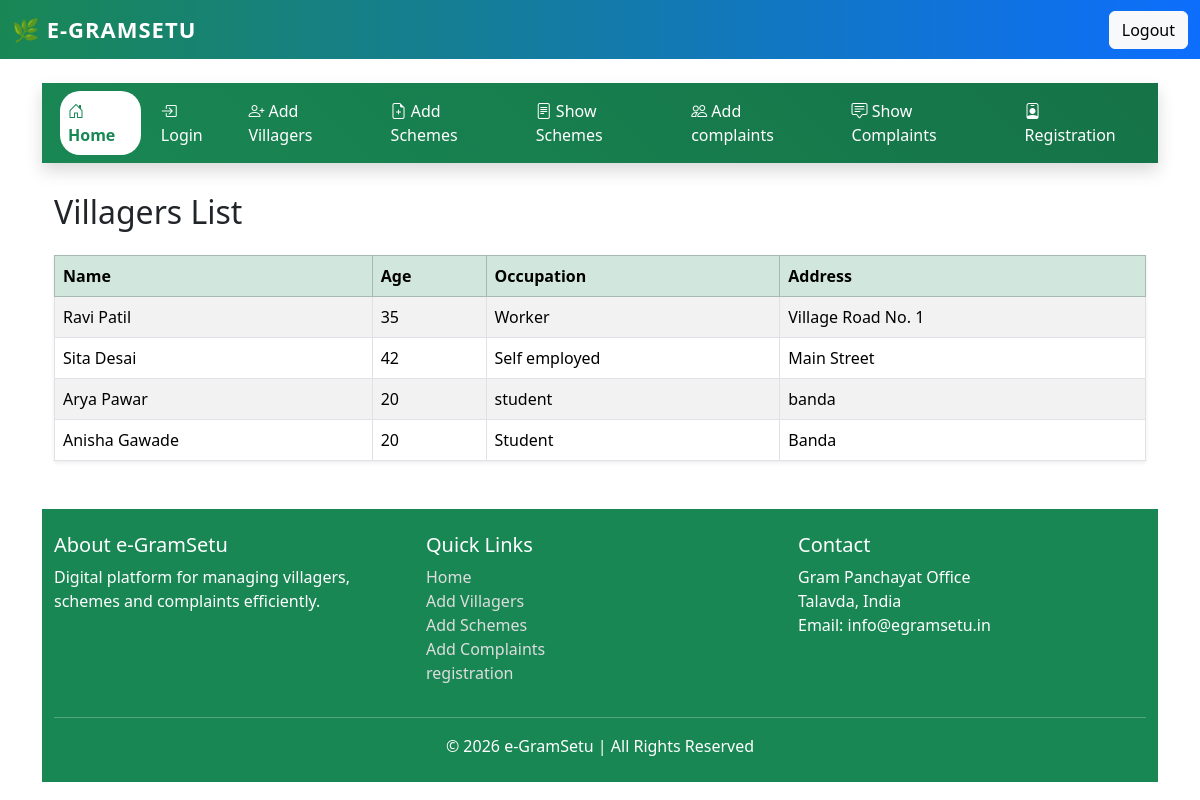
/display_villagers.php, run on the app's committed database.
### tables this page shows
CREATE TABLE `villagers` (
  `id` int(11) NOT NULL,
  `name` varchar(100) NOT NULL,
  `age` int(11) DEFAULT NULL,
  `gender` varchar(10) DEFAULT NULL,
  `address` text DEFAULT NULL,
  `contact_no` varchar(15) DEFAULT NULL,
  `email` varchar(100) DEFAULT NULL,
  `occupation` varchar(100) DEFAULT NULL,
  `date_of_registration` date DEFAULT curdate()
);

### display_villagers.php (the view, shortened to what this page needs)
<?php
include 'config/db.php';
include 'includes/header.php';
?>
<!DOCTYPE html>
<html>
<head>
  <link href="https://cdn.jsdelivr.net/npm/bootstrap@5.3.3/dist/css/bootstrap.min.css" rel="stylesheet">
  <link href="https://cdn.jsdelivr.net/npm/bootstrap-icons/font/bootstrap-icons.css" rel="stylesheet">
</head>
<body>
</head>
<body>
<link href="https://cdn.jsdelivr.net/npm/bootstrap@5.3.2/dist/css/bootstrap.min.css" rel="stylesheet">
<link href="https://cdn.jsdelivr.net/npm/bootstrap-icons/font/bootstrap-icons.css" rel="stylesheet">
<nav class="navbar navbar-expand-lg navbar-dark shadow sticky-top custom-navbar">
  <div class="container">
    <div class="collapse navbar-collapse" id="mainNavbar">
      <ul class="navbar-nav ms-auto align-items-lg-center">
        <li class="nav-item">
          <a class="nav-link active" href="dashboard.php"><i class="bi bi-house-door"></i> Home</a>
        </li>
        <li class="nav-item">
          <a class="nav-link" href="login.php"><i class="bi bi-box-arrow-in-right"></i> Login</a>
        </li>
        <li class="nav-item">
          <a class="nav-link" href="add_villager.php"><i class="bi bi-person-plus"></i> Add Villagers</a>
        </li>
        <li class="nav-item">
          <a class="nav-link" href="add_scheme1.php"><i class="bi bi-file-earmark-plus"></i> Add Schemes</a>
        </li>
        <li class="nav-item">
          <a class="nav-link" href="display_schemes.php"><i class="bi bi-file-text"></i> Show Schemes</a>
        </li>
        <li class="nav-item">
          <a class="nav-link" href="add_complaint.php"><i class="bi bi-people"></i> Add complaints</a>
        </li>
        <li class="nav-item">
          <a class="nav-link" href="display_complaints.php"><i class="bi bi-chat-square-text"></i> Show Complaints</a>
        </li>
        <li class="nav-item">
          <a class="nav-link" href="registartion.php">
            <i class="bi bi-person-badge"></i> Registration
          </a>
        </li>
      </ul>
    </div>
  </div>
</nav>
<div class="container table-container">
  <h2 class="mb-4">Villagers List</h2>
  <table class="table table-bordered table-striped shadow-sm">
    <thead class="table-success">
      <tr>
        <th>Name</th>
        <th>Age</th>
        <th>Occupation</th>
        <th>Address</th>
      </tr>
    </thead>
    <tbody>
    <?php
    $result = $conn->query("SELECT * FROM villagers");
    while ($row = $result->fetch_assoc()) {
        echo "<tr>
                <td>{$row['name']}</td>
                <td>{$row['age']}</td>
                <td>{$row['occupation']}</td>
                <td>{$row['address']}</td>
              </tr>";
    }
    ?>
    </tbody>
  </table>
</div>
<footer class="mt-5">
    <div class="container py-4">
      <div class="row text-center text-md-start">
        <div class="col-md-4">
          <h5>About e-GramSetu</h5>
          <p>Digital platform for managing villagers, schemes and complaints efficiently.</p>
        </div>
        <div class="col-md-4">
          <h5>Quick Links</h5>
          <ul class="list-unstyled">
            <li><a href="#">Home</a></li>
            <li><a href="add_villager.php">Add Villagers</a></li>
            <li><a href="add_scheme.php">Add Schemes</a></li>
            <li><a href="add_complaints.php">Add Complaints</a></li>
            <li><a href="registartion.php">registration </a></li>
          </ul>
        </div>
        <div class="col-md-4">
          <h5>Contact</h5>
          <p>Gram Panchayat Office<br>Talavda, India<br>Email: info@egramsetu.in</p>
        </div>
      </div>
      <hr class="bg-light">
      <div class="text-center">
        © 2026 e-GramSetu | All Rights Reserved
      </div>
    </div>
  </footer>
</body>
</html>

### display_villagers.php (style rules this page uses)
body { background-color: #f8f9fa; }
.custom-navbar { background: linear-gradient(45deg, #157347, #198754); margin-top: 8px; }
.custom-navbar .nav-link { color: #fff !important; margin: 0 6px; padding: 8px 14px; border-radius: 20px; transition: 0.3s ease; font-weight: 500; }
.custom-navbar .nav-link.active { background-color: #fff; color: #198754 !important; font-weight: 600; }
.table-container { margin-top: 30px; }
.navbar { background: linear-gradient(90deg, #198754, #0d6efd); }
.navbar-nav .nav-link { position: relative; transition: 0.3s; font-weight: 500; }
.navbar-nav .nav-link::after { content: ""; position: absolute; width: 0; height: 2px; background: #ffd700; left: 0; bottom: 0; transition: width 0.3s; }
footer { background: #198754; color: white; }
footer a { color: #ddd; text-decoration: none; }
.custom-navbar { background: linear-gradient(45deg, #198754, #157347); }
.custom-navbar .nav-link { color: #ffffff !important; margin: 0 6px; padding: 8px 14px; border-radius: 20px; transition: 0.3s ease; font-weight: 500; }
.custom-navbar .nav-link.active { background-color: #ffffff; color: #198754 !important; font-weight: 600; }

### data on the page
villagers: name "Ravi Patil", age "35", occupation "Worker", address "Village Road No. 1"
villagers: name "Sita Desai", age "42", occupation "Self employed", address "Main Street"
villagers: name "Arya Pawar", age "20", occupation "student", address "banda"
villagers: name "Anisha Gawade", age "20", occupation "Student", address "Banda"
